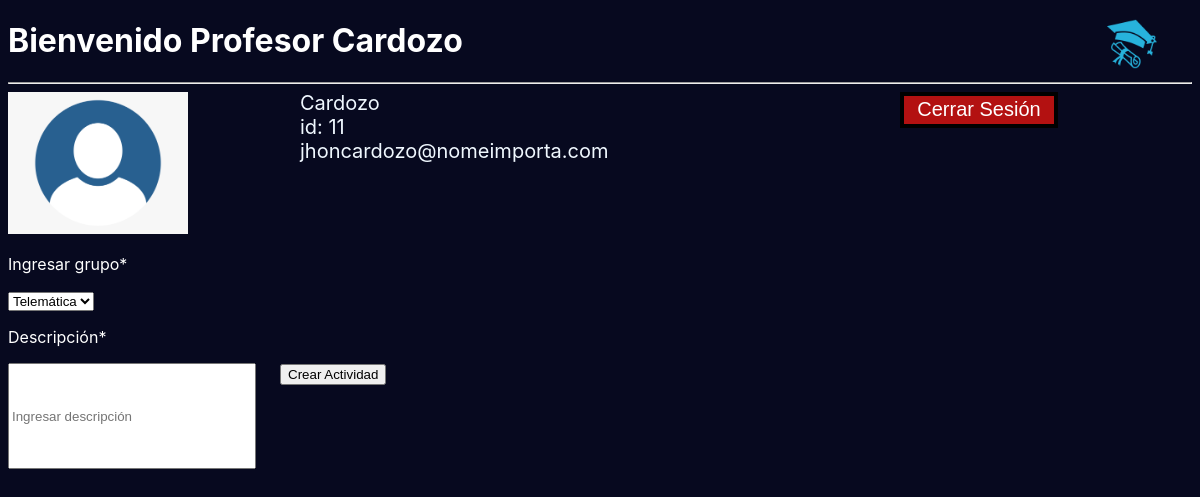
Page /index/profesor/crearAcividadProfesor/11/ (signed in) on the committed database.
### app/models.py (models this page shows, shortened)
class Profesores (models.Model):
    usuario = models.OneToOneField(
        User,
        on_delete= models.CASCADE,
        primary_key=True,
    )
    catedra=models.BooleanField(default=False)
    class Meta:
        app_label='app'

### app/views.py (the view)
# urls.py: path('index/profesor/crearAcividadProfesor/<int:id>/', views.crearAcividadProfesor, name='crearAcividadProfesor'),
@login_required
def crearAcividadProfesor(request,id):
    lista= Profesores.objects.get(usuario_id=id)
    grupos=Grupos.objects.filter(profesor=id)
    contexto = {
        'profesor': lista,
        'grupos':grupos
    }
    return render(request, 'app/crearAcividadProfesor.html', contexto)

### app/templates/app/crearAcividadProfesor.html (shortened to what this page needs)
{% extends "app/base.html" %} {% load static %} {%block css%}
<link rel="stylesheet" href="{% static 'app/css/estilo.css' %}"> {%endblock%} {%block titulo%} Crear Actividad {%endblock%} {%block body%}
<h1>Bienvenido Profesor {{profesor.usuario.last_name}}</h1>
<hr>
<p class="InformacionUsuario">
    {{profesor.usuario.last_name}}
    <br> id: {{profesor.usuario.id}}
    <br> {{profesor.usuario.email}}
</p>
<a href="{% url 'app:cerrarsesion' %}">
    <input class="cerrarsesion" type="submit" value="Cerrar Sesión">
</a>
<img src="{% static 'app/img/profilephoto.png' %}" alt="profilephoto" width="180">
<br>
<form action="{% url 'app:crearActividadProfesorForm'  %}" method="POST">
    <p style="color: white;">
        Ingresar grupo*
    </p>
    <select name="grupo" id="">
        {%for ver in grupos %}
        <option value="{{ver.id}}">{{ver.asignatura}}</option>
        {% endfor %}
    </select>
    <p style="color: white;">
        Descripción*
    </p>
    <div>
        <input name="descripcion" type="text" placeholder="Ingresar descripción" style="WIDTH: 240px; HEIGHT: 100px">
    </div>
    <div style="position: absolute;left: 280px;">
        <button onclick="goback()" type="submit">Crear Actividad</button>
    </div>
</form>
<br> {%endblock%}

### app/static/app/css/estilo.css (style rules this page uses)
html { background-color: #07091f; font-family: -apple-system, BlinkMacSystemFont, 'Segoe UI', Roboto, Oxygen, Ubuntu, Cantarell, 'Open Sans', 'Helvetica Neue', sans-serif; }
.InformacionUsuario { position: absolute; color: aliceblue; font-size: 20px; left: 300px; top: 71px; width: 296px; }
.cerrarsesion { background-color: #b31111; border: 4px solid #000000; color: rgb(255, 255, 255); text-align: center; text-decoration: double; font-size: larger; display: inline; font-size: 20px; left: 900px; cursor: pointer; }
h1 { left: 100px; color: white; font-family: -apple-system, BlinkMacSystemFont, 'Segoe UI', Roboto, Oxygen, Ubuntu, Cantarell, 'Open Sans', 'Helvetica Neue', sans-serif; }
input { position: absolute; width: 158px; height: 36px; }

### rows in the picture
Profesores: usuario.last_name "Cardozo", usuario.id "11", usuario.email "jhoncardozo@nomeimporta.com"

### other values in the picture
form field grupo "Telemática"
